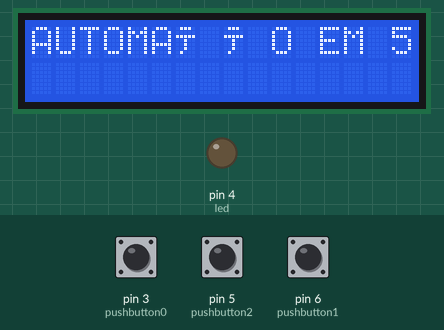
This sketch was run on a simulated Arduino Uno, built with avr-gcc and run on an emulated ATmega328P. On the bench: 16×2 character LCD, output pins drawn as LEDs (lit = HIGH). The inputs (shaded band) are chosen by the test bench; at power-on: pin 3 (pushbutton0) HIGH, pin 5 (pushbutton2) HIGH, pin 6 (pushbutton1) HIGH. What the sketch prints to the serial monitor is not drawn.

Above: at 1.33 s.
1.4 s: pin 3 (pushbutton0) pulled LOW for 3.2 s
At 2.7 s:
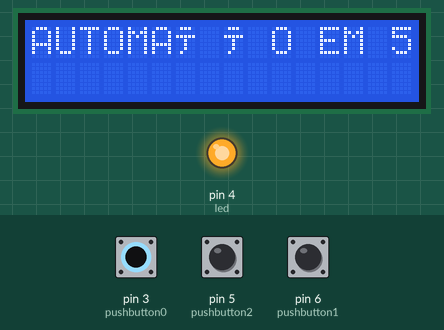
6.3 s: pin 5 (pushbutton2) pulled LOW for 0.15 s
At 6.65 s:
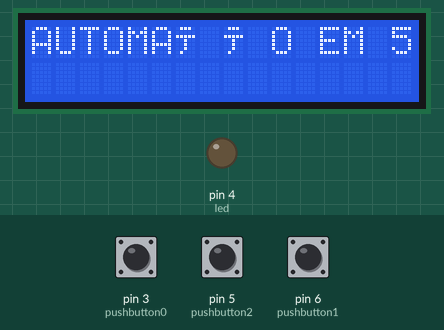
8.4 s: pin 5 (pushbutton2) pulled LOW for 1 s
At 9.2 s:
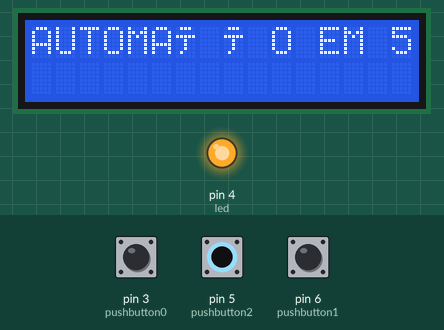
11.3 s: pin 5 (pushbutton2) pulled LOW for 3.2 s
At 12.3 s:
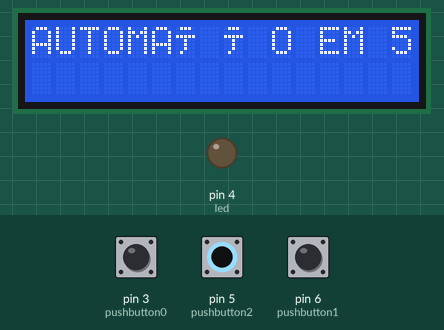
16.3 s: pin 3 (pushbutton0) pulsed LOW 2 times (0.12 s each, 0.3 s apart)
At 16.43 s:
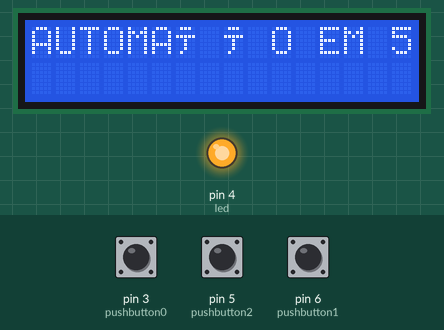
19.9 s: pin 5 (pushbutton2) pulsed LOW 2 times (0.12 s each, 0.3 s apart)
At 20.32 s:
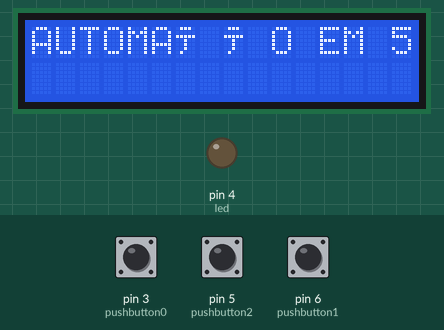
Timing chart, 0 to 22.9 s (numbered marks = the images above; inputs shaded):
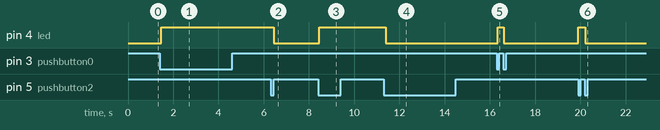

Measured:
- after the input at 1.4 s, pin 4 (led): LOW → HIGH after 0.07 s
- after the input at 6.3 s, pin 4 (led): HIGH → LOW after 0.15 s
- after the input at 8.4 s, pin 4 (led): LOW → HIGH after 0.05 s
- after the input at 11.3 s, pin 4 (led): HIGH → LOW after 0.10 s
- after the input at 16.3 s, pin 4 (led): LOW → HIGH after 0.05 s, → LOW 0.27 s later
- after the input at 19.9 s, pin 4 (led): LOW → HIGH at once, → LOW 0.31 s later

The sketch:

avaliador.ino
```cpp
#include <LiquidCrystal_I2C.h>

LiquidCrystal_I2C lcd(0x27, 16, 2);

int pushbutton2 = 5; // declara o push button na porta 2
int pushbutton1= 6;
int pushbutton0 = 3;
int led = 4; // declara led na porta 13
bool estadoled = 0; // variavel de controle
int contador1 = 0;
int contador2 = 0;
int contador0 = 0;

void setup()
{
  pinMode(pushbutton0, INPUT_PULLUP); // define o pino do botao como entrada
  pinMode(pushbutton1, INPUT_PULLUP);
  pinMode(pushbutton2, INPUT_PULLUP);
  pinMode(led, OUTPUT);// define LED como saida
  lcd.begin(16,2);
  lcd.init();
  Serial.begin(115200);
}

void loop()
{
  lcd.begin(16,2);
  lcd.init();
  lcd.backlight();
  lcd.setCursor(0, 0);
  lcd.print("AUTOMAÇÃO EM 5 MINUTOS");
  if (digitalRead(pushbutton0) == LOW) // Se o botão for pressionado
  {
    contador0++;
    Serial.print("Contador0: ");
    Serial.println(contador0);
    estadoled = !estadoled; // troca o estado do LED
    digitalWrite(led, estadoled);
    while (digitalRead(pushbutton0) == LOW);
    delay(50);
  } else if (digitalRead(pushbutton1) == LOW) // Se o botão for pressionado
  {
    contador1++;
    Serial.print("Contador1: ");
    Serial.println(contador1);
    estadoled = !estadoled; // troca o estado do LED
    digitalWrite(led, estadoled);
    while (digitalRead(pushbutton1) == LOW);
    delay(50);
  }else if (digitalRead(pushbutton2) == LOW) // Se o botão for pressionado
  {
    contador2++;
    Serial.print("Contador2: ");
    Serial.println(contador2);
    estadoled = !estadoled; // troca o estado do LED
    digitalWrite(led, estadoled);
    while (digitalRead(pushbutton2) == LOW);
    delay(50);
  }
}
```
